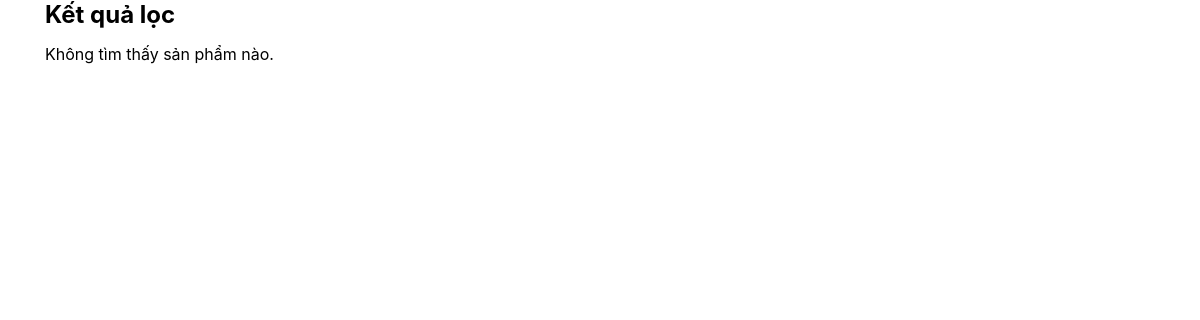
Before: /filter.php?name=Cupcake Matcha with the older database file.
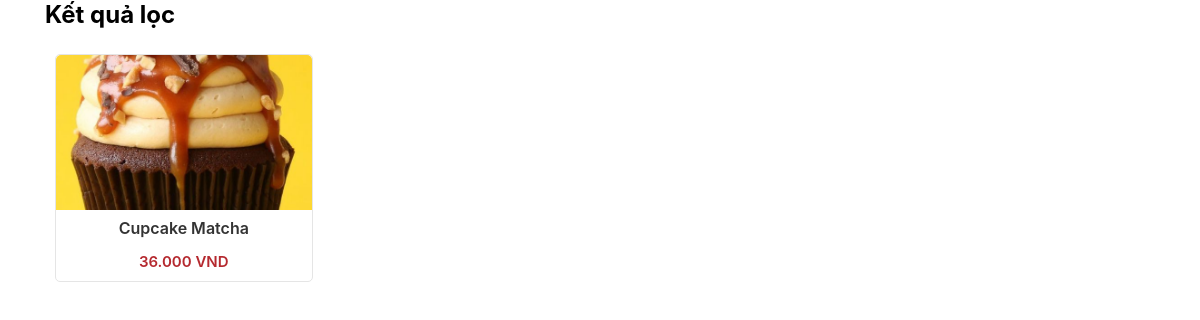
After: the same page with the newer database file.
### tables this page shows
CREATE TABLE `product` (
  `ProductID` int(11) NOT NULL,
  `ProductName` varchar(50) NOT NULL,
  `Description` varchar(1000) NOT NULL,
  `CateID` int(11) NOT NULL,
  `ProductImage` varchar(255) NOT NULL,
  `Price` decimal(10,2) NOT NULL
);

### filter.php (the view, shortened to what this page needs)
<?php
    include './connect_db.php';
    $search = isset($_GET['name']) ? $_GET['name'] : "";
    $sort_order = isset($_GET['sort_order']) ? $_GET['sort_order'] : "";
    $conditions = [];
    if ($search) {
        $conditions[] = "`ProductName` LIKE '%" . mysqli_real_escape_string($con, $search) . "%'";
    }
    $sql = "SELECT * FROM `product`";
    if (count($conditions) > 0) {
        $sql .= " WHERE " . implode(" AND ", $conditions);
    }
    if ($sort_order === "asc") {
        $sql .= " ORDER BY `Price` ASC";
    } elseif ($sort_order === "desc") {
        $sql .= " ORDER BY `Price` DESC";
    } else {
        $sql .= " ORDER BY `ProductID` ASC";
    }
    $result = mysqli_query($con, $sql);
?>
<!DOCTYPE html>
<html lang="en">
<head>
    <link rel="stylesheet" href="./assets/css/main.css">
</head>
<body>
    <div class="container">
        <h2>Kết quả lọc</h2>
        <div class="home-products">
            <?php if ($result && mysqli_num_rows($result) > 0) { ?>
                <?php while ($row = mysqli_fetch_assoc($result)) { ?>
                    <div class="col-product">
                        <article class="card-product">
                            <div class="card-header">
                                <a href="detail.php?ProductID=<?= $row['ProductID'] ?>" class="card-image-link">
                                    <img class="card-image" src="./<?= $row['ProductImage'] ?>" alt="<?= $row['ProductName'] ?>">
                                </a>
                            </div>
                            <div class="food-info">
                                <div class="card-content">
                                    <div class="card-title">
                                        <a href="detail.php?ProductID=<?= $row['ProductID'] ?>" class="card-title-link"><?= $row['ProductName'] ?></a>
                                    </div>
                                </div>
                                <div class="card-footer">
                                    <div class="product-price">
                                        <span class="current-price"><?= number_format($row['Price'], 0, ",", ".") ?> VND</span>
                                    </div>
                                </div>
                            </div>
                        </article>
                    </div>
                <?php } ?>
            <?php } else { ?>
                <p>Không tìm thấy sản phẩm nào.</p>
            <?php } ?>
        </div>
    </div>
</body>
</html>

Changed rows visible on the page:
added product: ProductImage (picture), ProductName "Cupcake Matcha", Price "36.000"
Other visible differences:
text no longer shown: "Không tìm thấy sản phẩm nào."
